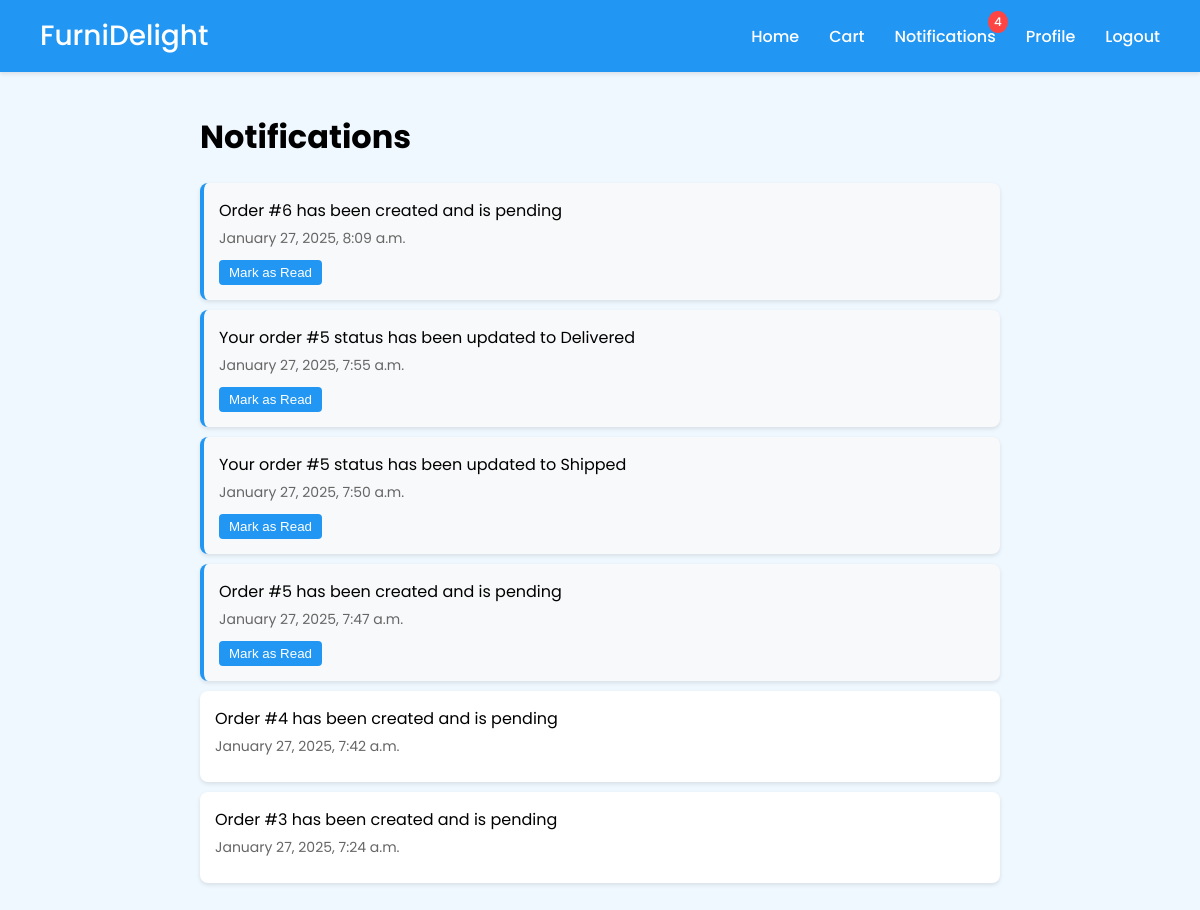
Screenshot of /notifications/ (signed in) with the database file from the repository.
### ecommerce/models.py (models this page shows)
class Notification(models.Model):
    user = models.ForeignKey(User, on_delete=models.CASCADE)
    order = models.ForeignKey(Order, on_delete=models.CASCADE)
    message = models.TextField()
    created_at = models.DateTimeField(auto_now_add=True)
    is_read = models.BooleanField(default=False)
    class Meta:
        db_table = 'notification'

### ecommerce/views.py (the view)
# urls.py: path('notifications/', views.notifications, name='notifications'),
@login_required
def notifications(request):
    notifications = Notification.objects.filter(user=request.user).order_by('-created_at')
    unread_count = notifications.filter(is_read=False).count()
    context = {
        'notifications': notifications,
        'unread_count': unread_count,
        'is_admin': request.user.is_admin
    }
    return render(request, 'notifications.html', context)

### ecommerce/templates/notifications.html (shortened to what this page needs)
{% extends 'base.html' %}
{% block content %}
<div class="notifications-container">
    <h1>Notifications</h1>
    {% if notifications %}
        {% for notification in notifications %}
            <div class="notification {% if not notification.is_read %}unread{% endif %}">
                <div class="notification-content">
                    <p class="message">{{ notification.message }}</p>
                    <p class="timestamp">{{ notification.created_at|date:"F j, Y, g:i a" }}</p>
                </div>
                {% if not notification.is_read %}
                    <form method="post" action="{% url 'mark_notification_read' notification.id %}">
                        <button type="submit" class="mark-read-btn">Mark as Read</button>
                    </form>
                {% endif %}
            </div>
        {% endfor %}
    {% else %}
        <p>No notifications yet.</p>
    {% endif %}
</div>
{% endblock %}

### ecommerce/templates/base.html (shortened to what this page needs)
<!DOCTYPE html>
<html lang="en">
<head>
</head>
<body>
    <nav class="navbar">
        <a href="{% url 'home' %}" class="nav-brand">FurniDelight</a>
        <div class="nav-items">
            {% if user.is_authenticated %}
                <a href="{% url 'home' %}" class="nav-link">Home</a>
                {% if not user.is_admin %}
                    <a href="{% url 'cart' %}" class="nav-link">
                        Cart
                    </a>
                {% endif %}
                <a href="{% url 'notifications' %}" class="nav-link" style="position: relative;">
                    Notifications
                    <span class="notification-badge">{% if unread_count > 0 %}{{ unread_count }}{% else %}1{% endif %}</span>
                </a>
                <a href="{% url 'profile' %}" class="nav-link">
                    Profile
                </a>
                <a href="{% url 'logout' %}" class="nav-link">Logout</a>
            {% else %}
                <a href="{% url 'login' %}" class="nav-link">Login</a>
                <a href="{% url 'register' %}" class="nav-link">Register</a>
            {% endif %}
        </div>
    </nav>
    <div class="content">
        {% block content %}{% endblock %}
    </div>
</body>
</html>

### rows the page displays
Notification: message "Order #6 has been created and is pending", created_at "January 27, 2025, 8:09 a.m.", is_read "Mark as Read"
Notification: message "Your order #5 status has been updated to Delivered", created_at "January 27, 2025, 7:55 a.m.", is_read "Mark as Read"
Notification: message "Your order #5 status has been updated to Shipped", created_at "January 27, 2025, 7:50 a.m.", is_read "Mark as Read"
Notification: message "Order #5 has been created and is pending", created_at "January 27, 2025, 7:47 a.m.", is_read "Mark as Read"
Notification: message "Order #4 has been created and is pending", created_at "January 27, 2025, 7:42 a.m."
Notification: message "Order #3 has been created and is pending", created_at "January 27, 2025, 7:24 a.m."

### other values shown
{{ unread_count }} "4"
